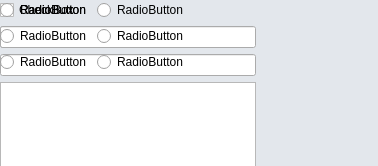
<?xml version="1.0" encoding="UTF-8"?>
<ui version="4.0">
 <class>Form</class>
 <widget class="QWidget" name="Form">
  <property name="geometry">
   <rect>
    <x>0</x>
    <y>0</y>
    <width>378</width>
    <height>166</height>
   </rect>
  </property>
  <property name="palette">
   <palette>
    <active>
     <colorrole role="Base">
      <brush brushstyle="SolidPattern">
       <color alpha="255">
        <red>255</red>
        <green>255</green>
        <blue>255</blue>
       </color>
      </brush>
     </colorrole>
     <colorrole role="Window">
      <brush brushstyle="SolidPattern">
       <color alpha="255">
        <red>227</red>
        <green>231</green>
        <blue>236</blue>
       </color>
      </brush>
     </colorrole>
    </active>
    <inactive>
     <colorrole role="Base">
      <brush brushstyle="SolidPattern">
       <color alpha="255">
        <red>255</red>
        <green>255</green>
        <blue>255</blue>
       </color>
      </brush>
     </colorrole>
     <colorrole role="Window">
      <brush brushstyle="SolidPattern">
       <color alpha="255">
        <red>227</red>
        <green>231</green>
        <blue>236</blue>
       </color>
      </brush>
     </colorrole>
    </inactive>
    <disabled>
     <colorrole role="Base">
      <brush brushstyle="SolidPattern">
       <color alpha="255">
        <red>227</red>
        <green>231</green>
        <blue>236</blue>
       </color>
      </brush>
     </colorrole>
     <colorrole role="Window">
      <brush brushstyle="SolidPattern">
       <color alpha="255">
        <red>227</red>
        <green>231</green>
        <blue>236</blue>
       </color>
      </brush>
     </colorrole>
    </disabled>
   </palette>
  </property>
  <property name="windowTitle">
   <string>Form</string>
  </property>
  <layout class="QGridLayout" name="gridLayout_2">
   <property name="margin">
    <number>0</number>
   </property>
   <property name="spacing">
    <number>0</number>
   </property>
   <item row="0" column="0">
    <widget class="ExtendedTabWidget" name="ExtendedTabWidget">
     <property name="styleSheet">
      <string notr="true">QStackedWidget
{
	background: white;
} 

QPushButton#__qt__passive_pushButton {
	min-width: 180px;
	height: 32px;
	icon-size: 24px;
    color: #333;
    text-align: left;
    margin: 0px;
    padding-left: 8px;

    border-width: 0px;
    border-style: solid;

    background-color: #e3e7ec;
}

QPushButton#__qt__passive_pushButton:hover
{
    background-color: QLinearGradient( x1: 0, y1: 0, x2: 0, y2: 1,
                                       stop: 0    #EEEEEE,
                                       stop: 0.05    #CCCCCC,
                                       stop: 0.95    #AAAAAA,
                                       stop: 1    #707070);
}

QPushButton#__qt__passive_pushButton:pressed,
QPushButton#__qt__passive_pushButton:focus:pressed,
QPushButton#__qt__passive_pushButton:hover:pressed
{
    color: #EEEEEE;
    background-color: QLinearGradient( x1: 0, y1: 0, x2: 0, y2: 1,
                                       stop: 0    #b6cade,
                                       stop: 0.05    #96aec5,
                                       stop: 0.95    #7a8cac,
                                       stop: 1    #67768f);
}

QPushButton#__qt__passive_pushButton:checked
{
    color: #FFFFFF;
    background-color: QLinearGradient( x1: 0, y1: 0, x2: 0, y2: 1,
                                       stop: 0    #b6d6f4,
                                       stop: 0.05    #78afe3,
                                       stop: 0.95    #5786d4,
                                       stop: 1    #4e70a9);
}</string>
     </property>
     <property name="pageTitleList">
      <stringlist>
       <string>First page</string>
       <string>Page #2</string>
       <string>Another page</string>
       <string>Page title here</string>
      </stringlist>
     </property>
     <widget class="QWidget" name="page">
      <layout class="QVBoxLayout" name="verticalLayout">
       <item>
        <widget class="QRadioButton" name="radioButton">
         <property name="autoFillBackground">
          <bool>false</bool>
         </property>
         <property name="text">
          <string>RadioButton</string>
         </property>
        </widget>
       </item>
       <item>
        <widget class="QPushButton" name="pushButton">
         <property name="text">
          <string>PushButton</string>
         </property>
        </widget>
       </item>
       <item>
        <spacer name="verticalSpacer">
         <property name="orientation">
          <enum>Qt::Vertical</enum>
         </property>
         <property name="sizeHint" stdset="0">
          <size>
           <width>20</width>
           <height>323</height>
          </size>
         </property>
        </spacer>
       </item>
      </layout>
     </widget>
     <widget class="QWidget" name="page_2">
      <layout class="QVBoxLayout" name="verticalLayout_2">
       <item>
        <widget class="QCheckBox" name="checkBox">
         <property name="text">
          <string>CheckBox</string>
         </property>
        </widget>
       </item>
       <item>
        <widget class="QLineEdit" name="lineEdit"/>
       </item>
       <item>
        <widget class="QLineEdit" name="lineEdit_2"/>
       </item>
       <item>
        <widget class="QPlainTextEdit" name="plainTextEdit"/>
       </item>
      </layout>
     </widget>
     <widget class="QWidget" name="page_3"/>
     <widget class="QWidget" name="page_4">
      <layout class="QGridLayout" name="gridLayout">
       <item row="0" column="0">
        <widget class="QRadioButton" name="radioButton_2">
         <property name="text">
          <string>RadioButton</string>
         </property>
        </widget>
       </item>
       <item row="0" column="1">
        <widget class="QRadioButton" name="radioButton_5">
         <property name="text">
          <string>RadioButton</string>
         </property>
        </widget>
       </item>
       <item row="1" column="1">
        <widget class="QRadioButton" name="radioButton_6">
         <property name="text">
          <string>RadioButton</string>
         </property>
        </widget>
       </item>
       <item row="3" column="0">
        <widget class="QRadioButton" name="radioButton_4">
         <property name="text">
          <string>RadioButton</string>
         </property>
        </widget>
       </item>
       <item row="3" column="1">
        <widget class="QRadioButton" name="radioButton_7">
         <property name="text">
          <string>RadioButton</string>
         </property>
        </widget>
       </item>
       <item row="1" column="0">
        <widget class="QRadioButton" name="radioButton_3">
         <property name="text">
          <string>RadioButton</string>
         </property>
        </widget>
       </item>
      </layout>
     </widget>
    </widget>
   </item>
  </layout>
 </widget>
 <customwidgets>
  <customwidget>
   <class>ExtendedTabWidget</class>
   <extends>QWidget</extends>
   <header>ExtendedTabWidget.h</header>
   <addpagemethod>addPage</addpagemethod>
   <container>1</container>
  </customwidget>
 </customwidgets>
 <resources/>
 <connections/>
</ui>
